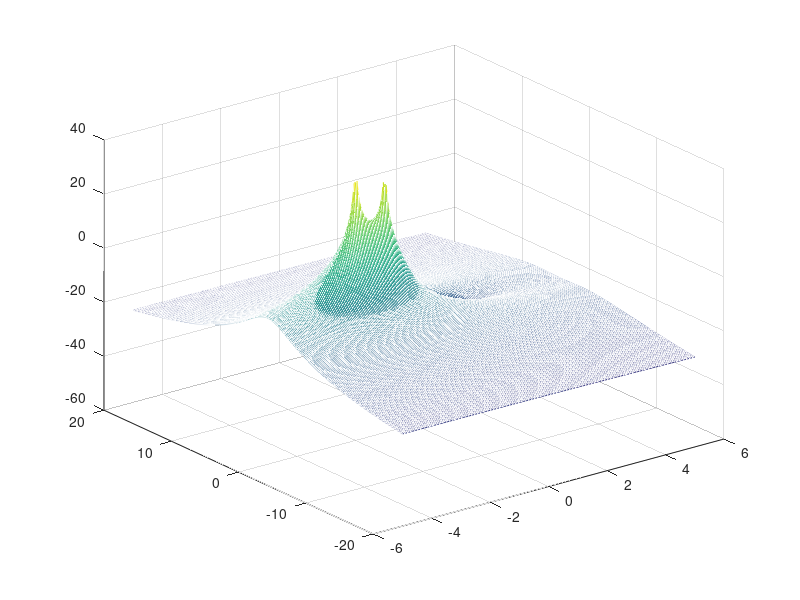

MATLAB code for this plot:
% Author : Malitha Dilshan
% Title  : Lab 03-Part3: Surface Plots of a System Function in MATLAB
% Date   : 2017-09-30

clear all;
close all;

% define sigma and omega
sigma = -5:0.05:5;
omega = -20:0.05:20;

%disp(sigma);

[sigmagrid,omegagrid] = meshgrid(sigma,omega); % define the grid
sgrid = sigmagrid+1i*omegagrid;    % define the plain
% disp(sgrid); % display the grid

% H(s) = s-1/(s^2+2*s+2)
b = [1 -1]; % Numerator coefficients
a = [1 3 2]; % Demoninator coefficients

% evaluate the numerator and denominator polynomials at the specific range
H1 = polyval(b,sgrid)./polyval(a,sgrid); % generate the frequency responce in grid 
% disp(H1);
mesh(sigma,omega,20*log10(abs(H1)));

